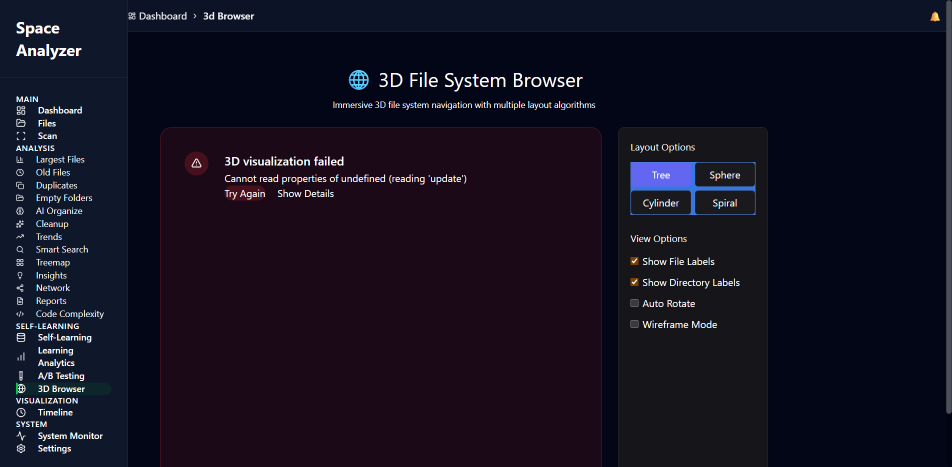
#> input picture tools/design-screenshot/analyze_3d.png, 1904 x 933 px (shown at 1/2 size)
$ python -i pipeline.py   (imports and definitions only)
#> lines starting #> are read from the running program, lines starting #| are printed output that depends on the picture
"""Command-line entry point for the ux-pipeline package.

Subcommands:

* ``--all`` — run the full analysis pipeline (PIL features + Ollama + tracker)
* ``--list`` — print the current issue tracker rows
* ``--report`` — write a markdown report of the tracker to disk
* ``--summary`` — print a short text summary (counts by status / severity)
* ``--mark-done <issue_id>`` — flip an issue to ``done``
* ``--diff`` — compare the latest two quality-history records
"""

from __future__ import annotations

import argparse
import json
import logging
import re
import sys
from datetime import datetime, timezone
from pathlib import Path
from typing import Any

from ._issue_tracker import IssueRow, IssueStatus, IssueTracker
from ._llm_enrich import enrich_screenshot
from ._ollama_client import OllamaClient
from ._pipeline_config import PipelineConfig, load_config
from ._quality_history import QualityHistory, QualityRecord
from ._screenshot_links import ScreenshotLinkStore
from .model_selector import resolve_pipeline_vision_model
logger = logging.getLogger("ux_pipeline.pipeline")

#: Default vision model, resolved from benchmark recommendations (falls back
#: to ``qwen3-vl:4b`` when the recommendations file is unavailable).
# [1 line that did not run here, left out]
GENERATION_OPTIONS: dict[str, Any] = {"temperature": 0.2, "num_predict": 384}


def _now_iso() -> str:
    return datetime.now(timezone.utc).isoformat(timespec="seconds")


# [11 lines left out: function compute_quality_score, not called in this run]


def _extract(path: Path) -> dict[str, Any] | None:
    """Extract a minimal feature dict from a screenshot using Pillow."""
    try:
        from PIL import Image, ImageFilter
    except ImportError:
        logger.error("Pillow is required for --all; install with `pip install Pillow`")
        return None
    try:
        img = Image.open(path)
#> img is the input picture: PIL image 1904x933 RGB; mean R, G, B 20.4, 17.2, 32.3
    except (FileNotFoundError, OSError) as exc:
        logger.debug("Could not open %s: %s", path, exc)
        return None
    try:
        gray = img.convert("L")
        pixels = list(gray.getdata())
#> pixels = 1776432 items
        total = len(pixels)
#> total = 1776432
        if total == 0:
            return None
        avg_bright = sum(pixels) / total
#> avg_bright = 19.92
        dark_pct = sum(1 for p in pixels if p < 64) / total * 100
#> dark_pct = 96.85
        edges = gray.filter(ImageFilter.FIND_EDGES)
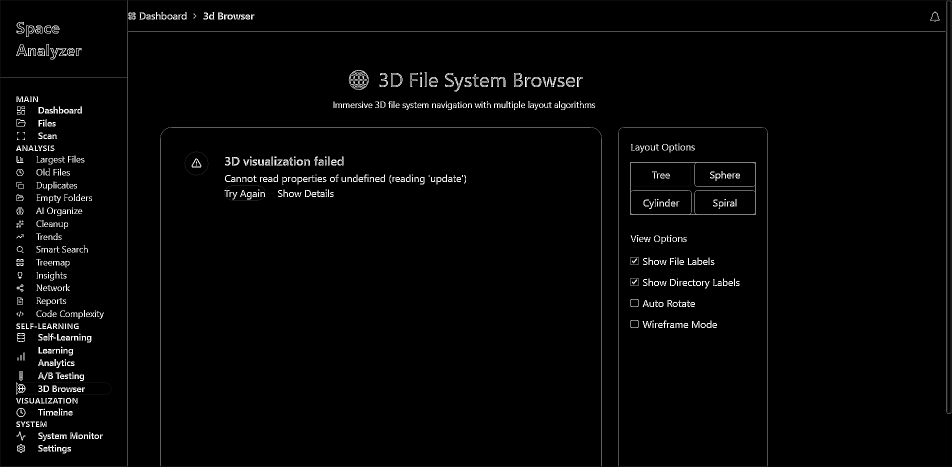
#> edges: PIL image 1904x933 L (shown at 1/2 size); min 0, max 255, mean 5.2
        edge_pct = sum(1 for p in list(edges.getdata()) if p > 128) / total * 100
#> edge_pct = 2.15
        center = img.crop(
            (img.size[0] // 4, img.size[1] // 4, 3 * img.size[0] // 4, 3 * img.size[1] // 4)
        ).quantize(16)
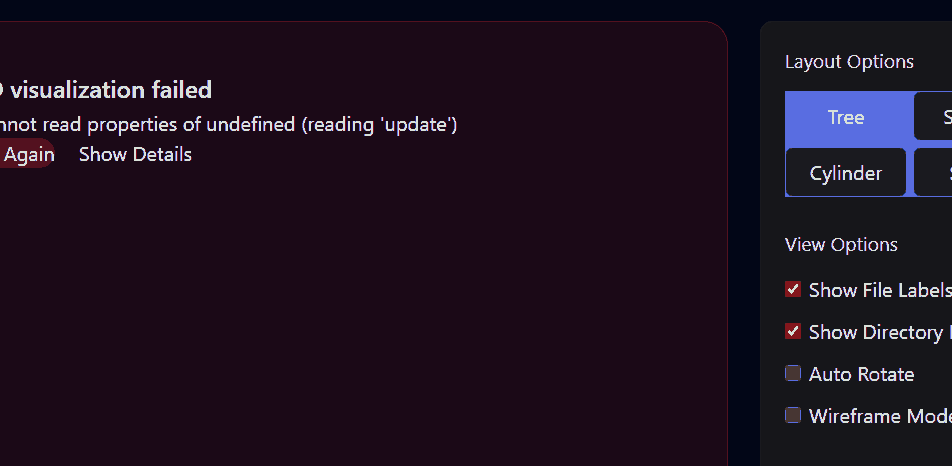
#> center: PIL image 952x466 P; mean R, G, B 29.8, 17, 31.6
        return {
            "dim": f"{img.size[0]}x{img.size[1]}",
            "bright": round(avg_bright, 1),
            "dark_pct": round(dark_pct, 1),
            "edge_pct": round(edge_pct, 1),
            "center_colors": len(set(center.getdata())),
        }
    except (OSError, ValueError) as exc:
        logger.debug("Feature extraction failed for %s: %s", path, exc)
        return None


# A capture directory is either a legacy ``screenshots_*`` folder or a thematic
# ``YYYY-MM-DD__<origin>__<representation>`` bucket.
_CAPTURE_DIR_RE = re.compile(r"^(screenshots_|\d{4}-\d{2}-\d{2}__.+__.+$)")


# [81 lines left out: functions _latest_screenshots_dir, cmd_all, not called in this run]


# [3 lines that did not run here, left out]


# [12 lines that did not run here, left out]


# [34 lines that did not run here, left out]


# [44 lines that did not run here, left out]


# [11 lines that did not run here, left out]


# [23 lines that did not run here, left out]


# ---------------------------------------------------------------------- #
# Argument parsing
# ---------------------------------------------------------------------- #
def _build_parser() -> argparse.ArgumentParser:
    """Build the top-level argument parser with all subcommands wired in."""
    parser = argparse.ArgumentParser(
        prog="ux-pipeline",
        description="UX pipeline CLI: analyze, list, report, summary, diff, mark-done.",
    )
    parser.add_argument("--shots-root", default=None, help="Directory containing screenshots_* subdirs")
    parser.add_argument("--tracker", default=None, help="Path to the issue tracker JSON")
    parser.add_argument("--history", default=None, help="Path to the quality history JSONL")
    parser.add_argument(
        "--model",
        default=None,
        help=f"Ollama model name (default: benchmark pick {DEFAULT_VISION_MODEL})",
    )
    parser.add_argument("--output", default="ux_report.md", help="Output path for --report")
    parser.add_argument("--status", default=None, help="Filter --list by status")
    parser.add_argument("--category", default=None, help="Filter --list by category")
    parser.add_argument("--verbose", "-v", action="store_true", help="Enable debug logging")

    group = parser.add_mutually_exclusive_group(required=True)
    group.add_argument("--all", action="store_true", help="Run the full pipeline")
    group.add_argument("--list", action="store_true", help="List tracker rows as JSON")
    group.add_argument("--report", action="store_true", help="Write a markdown report")
    group.add_argument("--summary", action="store_true", help="Print a short summary")
    group.add_argument("--mark-done", dest="mark_done", default=None, metavar="ISSUE_ID", help="Mark an issue done")
    group.add_argument("--diff", action="store_true", help="Diff the latest two quality records")
    return parser


def main(argv: list[str] | None = None) -> int:
    """Entry point for the CLI."""
    parser = _build_parser()
    args = parser.parse_args(argv)
    logging.basicConfig(
        level=logging.DEBUG if args.verbose else logging.INFO,
        format="%(asctime)s [%(levelname)s] %(name)s: %(message)s",
        datefmt="%H:%M:%S",
    )

    cfg = load_config()
    if args.tracker:
        cfg.tracker_path = Path(args.tracker)
    if args.history:
        cfg.quality_history_path = Path(args.history)

    if args.all:
        return cmd_all(args, cfg)
    if args.list:
        return cmd_list(args, cfg)
    if args.report:
        return cmd_report(args, cfg)
    if args.summary:
        return cmd_summary(args, cfg)
    if args.mark_done:
        args.issue_id = args.mark_done
        return cmd_mark_done(args, cfg)
    if args.diff:
        return cmd_diff(args, cfg)
    parser.print_help()
    return 1


# [2 lines not run here, left out]

>>> result = _extract('../../../tools/design-screenshot/analyze_3d.png')
#> result = {'dim': '1904x933', 'bright': 19.9, 'dark_pct': 96.8, 'edge_pct': 2.1, 'center_colors': 16}
